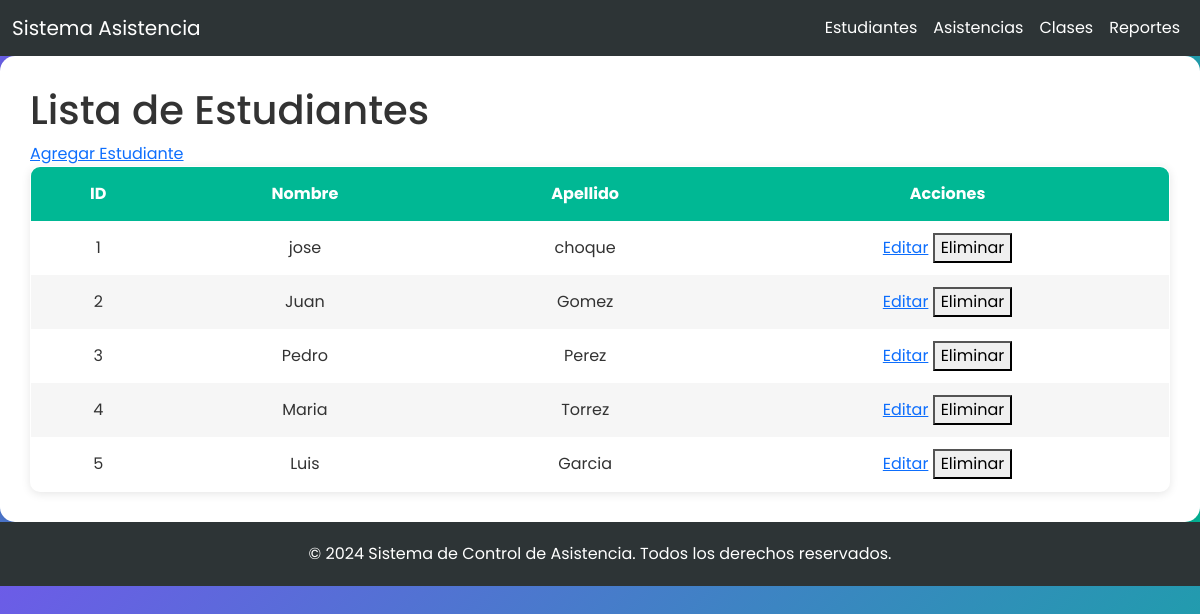
The page /estudiantes/ on the database its author committed.
### models/estudiante_model.py (models this page shows, shortened)
class Estudiante(db.Model):
    __tablename__ = 'estudiantes'
    id = db.Column(db.Integer, primary_key=True)
    nombre = db.Column(db.String(50), nullable=False)
    apellido = db.Column(db.String(50), nullable=False)

### controllers/estudiante_controller.py (the view)
@estudiante_bp.route('/')
def listar_estudiantes():
    estudiantes = Estudiante.query.all()  # Obtener todos los estudiantes
    return render_template('estudiante/index.html', estudiantes=estudiantes)

### templates/estudiante/index.html (shortened to what this page needs)
{% extends 'base.html' %}
{% block content %}
    <h1>Lista de Estudiantes</h1>
    <a href="{{ url_for('estudiantes.nuevo_estudiante') }}">Agregar Estudiante</a>
    <table border="1">
        <thead>
            <tr>
                <th>ID</th>
                <th>Nombre</th>
                <th>Apellido</th>
                <th>Acciones</th>
            </tr>
        </thead>
        <tbody>
            {% for estudiante in estudiantes %}
            <tr>
                <td>{{ estudiante.id }}</td>
                <td>{{ estudiante.nombre }}</td>
                <td>{{ estudiante.apellido }}</td>
                <td>
                    <a href="{{ url_for('estudiantes.editar_estudiante', id=estudiante.id) }}">Editar</a>
                    <form action="{{ url_for('estudiantes.eliminar_estudiante', id=estudiante.id) }}" method="POST" style="display:inline;">
                        <button type="submit">Eliminar</button>
                    </form>
                </td>
            </tr>
            {% endfor %}
        </tbody>
    </table>
{% endblock %}

### static/css/estilos.css (style rules this page uses)
body { font-family: 'Poppins', sans-serif; background: url('/static/img/asistencia-aulas.png') no-repeat center center fixed; background-size: cover; color: #333; }
table { width: 100%; border-collapse: collapse; border-radius: 10px; overflow: hidden; }
table th { background-color: #00b894; color: white; padding: 20px; text-align: center; }
table td { padding: 15px; text-align: center; }
table tr:nth-child(even) { background-color: #f6f6f6; }

### templates/base.html (style rules this page uses)
body { font-family: 'Poppins', sans-serif; background: linear-gradient(135deg, #6c5ce7, #00b894); color: #333; }
table { width: 100%; border-collapse: collapse; box-shadow: 0px 2px 10px rgba(0, 0, 0, 0.1); }
table th { background-color: #00b894; color: white; padding: 15px; text-align: center; }
table td { padding: 12px; text-align: center; }
table tr:nth-child(even) { background-color: #f6f6f6; }

### rows shown on the page
Estudiante: id "1", nombre "jose", apellido "choque"
Estudiante: id "2", nombre "Juan", apellido "Gomez"
Estudiante: id "3", nombre "Pedro", apellido "Perez"
Estudiante: id "4", nombre "Maria", apellido "Torrez"
Estudiante: id "5", nombre "Luis", apellido "Garcia"
